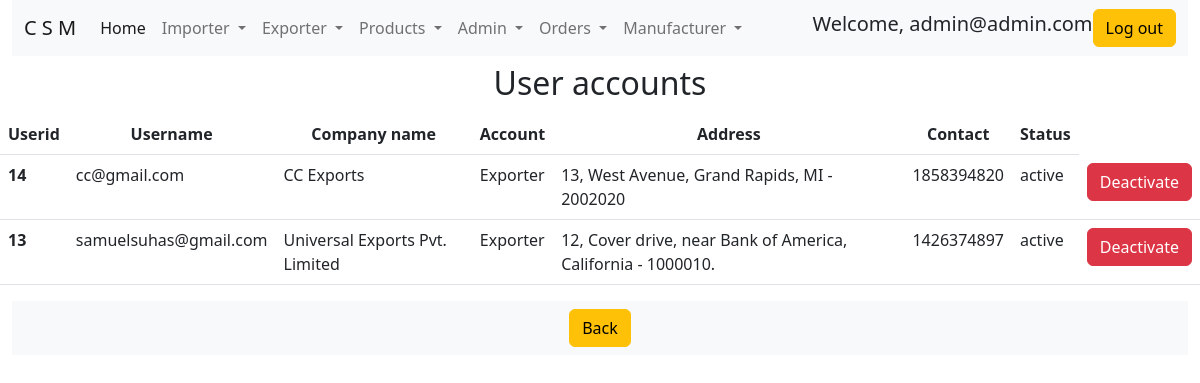
The app's page /viewusers.php (signed in), older data.
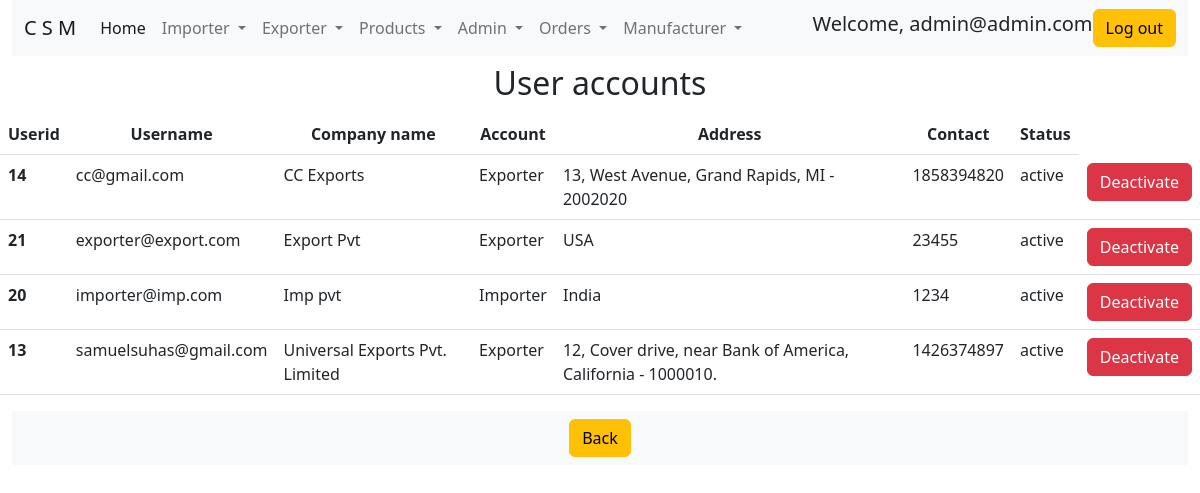
The same page, newer data.
### tables this page shows
CREATE TABLE `users` (
  `user_id` bigint(20) NOT NULL,
  `user_name` varchar(30) NOT NULL,
  `password` varchar(100) NOT NULL,
  `user_company` varchar(30) NOT NULL,
  `account_type` varchar(255) NOT NULL,
  `address` varchar(10000) NOT NULL,
  `status` varchar(100) NOT NULL,
  `contact_number` int(10) NOT NULL
);

### functions.php (called while the page is built, shortened)
<?php
function check_login($con)
{
    if(isset($_SESSION['user_name']))
    {
        $user_name = $_SESSION['user_name'];
        $query = "select * from users where user_name = '$user_name' limit 1";
        $result = mysqli_query($con,$query);
        if($result && mysqli_num_rows($result) > 0)
        {
            $user_data = mysqli_fetch_assoc($result);
            return $user_data;
        }
    }
    die;
}

### viewusers.php (the view, shortened to what the changed rows need)
<?php
include("connection.php");
include("functions.php");
$user_data = check_login($con);
if($_SERVER['REQUEST_METHOD'] == "GET")
{
        $query = "select * from users where user_name != 'admin@admin.com'";
        $result = mysqli_query($con, $query);
        if($result)
        {
            if($result && mysqli_num_rows($result) > 0)
            {
                $users_data = mysqli_fetch_all($result);
            }
        }
    else{
        echo "problem in getting data";
    }
}
?>
<!doctype html>
<html lang="en">
  <head>
    <link href="https://cdn.jsdelivr.net/npm/bootstrap@5.2.1/dist/css/bootstrap.min.css" rel="stylesheet">
  </head>
  <body>
  <div class="container-fluid">
    <nav class="navbar navbar-expand-lg bg-light">
        <div class="container-fluid">
            <div class="collapse navbar-collapse" id="navbarScroll">
                <span class="align-middle mr-2">
                    <h1 class="display-4 fs-5 text-center ">Welcome, <?php echo $user_data['user_name']; ?> </h1>
                </span>
            </div>
        </div>
    </nav>
    <div class="row justify-content-center mt-2 mb-1">
        <div class="col-6">
            <h1 class="display-4 fs-2 text-center"><b>User accounts</b></h1>
        </div>
    </div>
      <div class="row mt-1">
          <table class="table">
            <thead>
                <tr>
                <th scope="col" class="text-center">Userid</th>
                <th scope="col" class="text-center">Username</th>
                <th scope="col" class="text-center">Company name</th>
                <th scope="col" class="text-center">Account</th>
                <th scope="col" class="text-center">Address</th>
                <th scope="col" class="text-center">Contact</th>
                <th scope="col" class="text-center">Status</th>
                </tr>
            </thead>
            <tbody>
            <?php for ($row = 0; $row < count($users_data); $row++) {?>
              <tr>
                <th scope="row"><?php echo $users_data[$row][0] ?></th>
                <td><?php echo $users_data[$row][1] ?></td>
                <td><?php echo $users_data[$row][3] ?></td>
                <td><?php echo $users_data[$row][4] ?></td>
                <td><?php echo $users_data[$row][5] ?></td>
                <td><?php echo $users_data[$row][7] ?></td>
                <td><?php echo $users_data[$row][6] ?></td>
                <td>
                  <?php
                    if($users_data[$row][6] == "active")
                    { ?>
                        <div class="row">
                            <div class="col-12">
                                <form action= "viewusers.php" method = "post">
                                    <button type="submit" class="btn btn-danger">
                                    <?php echo "Deactivate" ?>
                                    </button>
                                </form>
                            </div>
                        </div>
                    <?php } ?>
                  </div>
                </td>
              </tr>
              <?php } ?>
  </body>
</html>

Row changes from the older to the newer data that the page shows:
added users: user_id "21", user_name "exporter@export.com", user_company "Export Pvt", account_type "Exporter", address "USA", contact_number "23455", status "active"
added users: user_id "20", user_name "importer@imp.com", user_company "Imp pvt", account_type "Importer", address "India", contact_number "1234", status "active"
